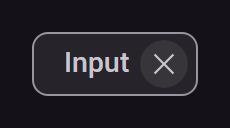
#> input picture docs/ui/looks/ref/material/dark/chip-input-focus@2x.png, 230 x 128 px, given in place of elevation-level1-rest@1x.png, which was not available
$ python fit_shadow.py
#> lines starting #> are read from the running program, lines starting #| are printed output that depends on the picture; long printed decimals are rounded; pictures that were not available may be replaced by others from this repository, and a replacement may not be noted
"""Fits the M3 elevation shadows of lib/e/ui/matshadow.e to the md-elevation captures (elevation-level1..5-rest, docs/ui/looks/ref/material).
A layer is the body rectangle moved down `oy`, grown by `spread`, blurred by a Gaussian of `sigma` and laid on as black at `alpha`
(0.5 * alpha * erfc(d / (sigma * sqrt 2)) of the signed distance to the rounded rectangle), as in scripts/linux/fit_shadow.py.
  python -I scripts/material/fit_shadow.py [light|dark] [layers]
"""
import sys
from pathlib import Path

import numpy as np
from PIL import Image
from scipy.optimize import least_squares
from scipy.special import erfc

REF = Path(__file__).resolve().parents[2] / "docs/ui/looks/ref/material"
M, W, H, RAD = 56, 120, 64, 12.0


def sdf(px, py, l, t, r, b, rad):
    qx = np.abs(px - (l + r) / 2) - (r - l) / 2 + rad
    qy = np.abs(py - (t + b) / 2) - (b - t) / 2 + rad
    return np.hypot(np.maximum(qx, 0), np.maximum(qy, 0)) + np.minimum(np.maximum(qx, qy), 0) - rad


def layered(px, py, layers):
    left = np.ones(px.shape)
    for oy, sp, sg, al in layers:
        d = sdf(px, py, M - sp, M - sp + oy, M + W + sp, M + H + sp + oy, max(RAD + sp, 0.0))
        left *= 1 - al * 0.5 * erfc(d / (max(sg, 0.3) * 1.41421356))
    return 1 - left


def fit(scheme, level, nl):
#> called with scheme = 'light', level = 1, nl = 2
    im = np.asarray(Image.open(REF / scheme / ("elevation-level%d-rest@1x.png" % level)).convert("RGB")).astype(float)[:, :, 0]
    bg = im[2, 2]
#> bg = 20
    target = 1 - im / bg  # the shade, against the page colour
    h, w = target.shape
#> h = 128; w = 230
    yy, xx = np.mgrid[0:h, 0:w]
    px, py = xx + .5, yy + .5
    out = sdf(px, py, M, M, M + W, M + H, RAD) > 0.8
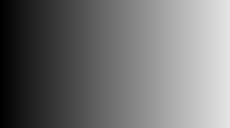
#> px: shape (128, 230) float64; min 0.5, max 229.5, mean 115
    init = [(1, 0, 1, 0.3), (2, 1, 3, 0.15), (4, 2, 8, 0.1)]
    p0 = [v for k in range(nl) for v in init[k]]
    lo = [-2, -4, 0.3, 0] * nl
    hi = [20, 20, 30, 1] * nl
    r = least_squares(lambda p: (layered(px, py, [p[4 * k:4 * k + 4] for k in range(nl)]) - target)[out], p0, bounds=(lo, hi), diff_step=1e-3, max_nfev=300)
#> the loop in layered, `for oy, sp, sg, al in layers:` made 2 passes
#> (oy, sp, sg, al) on passes 1 to 2: (1, 0, 1, 0.3), (2, 1, 3, 0.15)
#> pass 1, in sdf (call 2), `qx = np.abs(px - (l + r) / 2) - (r - l) / 2 + rad`:
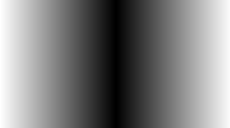
#> qx: shape (128, 230) float64; min -47.5, max 67.5, mean 9.5; drawn with min black and max white
#> pass 1, in sdf (call 2), `qy = np.abs(py - (t + b) / 2) - (b - t) / 2 + rad`:
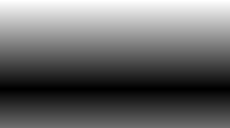
#> qy: shape (128, 230) float64; min -19.5, max 68.5, mean 16.9; drawn with min black and max white
#> pass 1, in layered, `d = sdf(px, py, M - sp, M - sp + oy, M + W + sp, M + H + sp + oy, max(..`:
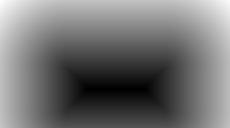
#> d: shape (128, 230) float64; min -31.5, max 84.17, mean 20.8; drawn with min black and max white
#> in layered, `return 1 - left`:
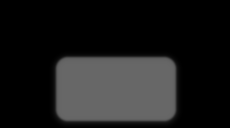
#> returned value: shape (128, 230) float64; min 0, max 0.405, mean 0.106
#> in layered (call 2), `left = np.ones(px.shape)`: left: shape (128, 230) float64; every value is 1
#> the loop in layered (call 2), `for oy, sp, sg, al in layers:` made 2 passes
#> the loop in layered (call 10), `for oy, sp, sg, al in layers:` made 2 passes
#> (oy, sp, sg, al) on passes 1 to 2: (1.22, -1.26, 0.689, 0.19), (9.13, -1.79, 1.45, 0.0263)
#> pass 1, in layered (call 10), `left *= 1 - al * 0.5 * erfc(d / (max(sg, 0.3) * 1.41421356))`:
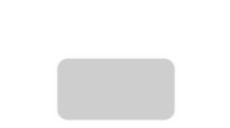
#> left: shape (128, 230) float64; min 0.81, max 1, mean 0.954
#> in layered (call 10), `return 1 - left`:
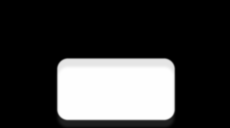
#> returned value: shape (128, 230) float64; min 0, max 0.211, mean 0.0512; drawn with min black and max white
#> r = 12 items
    print("level %d rms %.5f max %.4f (of 1)" % (level, np.sqrt(np.mean(r.fun ** 2)), np.abs(r.fun).max()))
#| level 1 rms 1.240 max 9.1000 (of 1)
    for k in range(nl):
        print("    Layer { oy: %.4f, spread: %.4f, sigma: %.4f, alpha: %.4f }" % tuple(r.x[4 * k:4 * k + 4]))
#> this loop made 2 passes
#|     Layer { oy: -0.6029, spread: -2.4150, sigma: 0.4309, alpha: 0.0772 }
#|     Layer { oy: 6.6557, spread: -3.3381, sigma: 1.0690, alpha: 0.0007 }


if __name__ == "__main__":
    scheme = sys.argv[1] if len(sys.argv) > 1 else "light"
    nl = int(sys.argv[2]) if len(sys.argv) > 2 else 2
    for level in range(1, 6):
#> (the run stopped early here; a loop or call above may not have finished)
